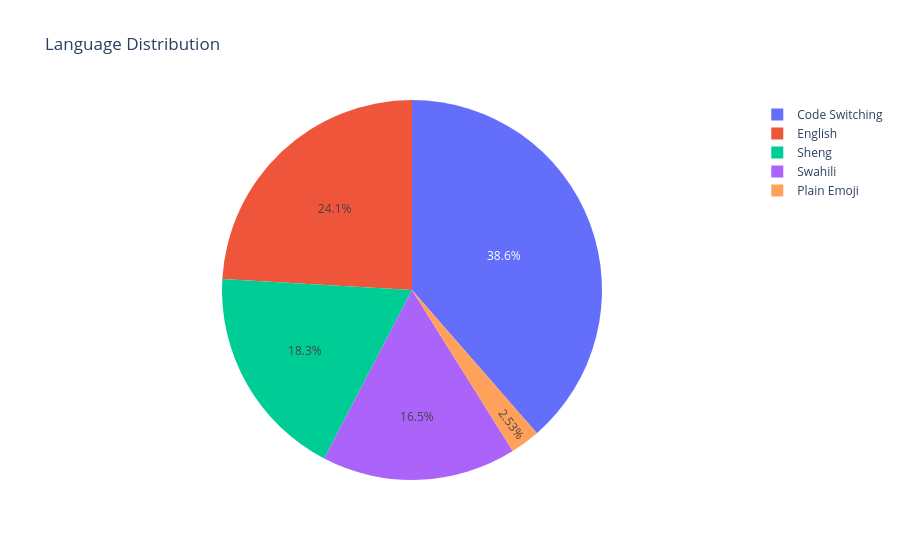

This figure's notebook cell:
### Markdown cell above
### E) Language Distribution

The language distribution analysis identified the dominant languages used in the dataset.  

This is important for preprocessing decisions such as stopword removal, tokenization strategy, and determining whether multilingual modeling is required.

### Code cell
eda.language_insights()

### Figure 1 — Plotly figure (JSON) as saved in the notebook; plotly's stock layout.template omitted (floating-point values rounded to 4 significant figures)
{"data": [{"domain": {"x": [0, 1], "y": [0, 1]}, "hovertemplate": "language=%{label}<br>count=%{value}<extra></extra>", "labels": ["Code Switching", "English", "Sheng", "Swahili", "Plain Emoji"], "legendgroup": "", "name": "", "showlegend": true, "type": "pie", "values": [2319, 1447, 1099, 994, 152]}], "layout": {"legend": {"tracegroupgap": 0}, "title": {"text": "Language Distribution"}}}
